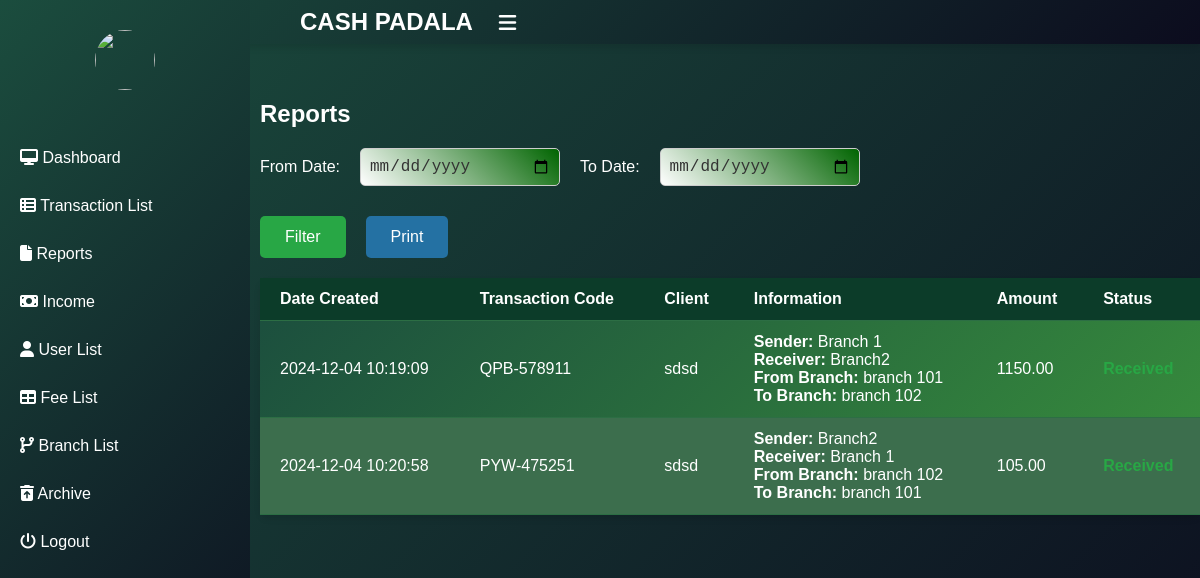
The app's page /report.php with its own data.
### tables this page shows
CREATE TABLE `transactions` (
  `transaction_id` int(11) NOT NULL,
  `sender_id` int(11) NOT NULL,
  `amount` decimal(10,2) NOT NULL,
  `branch_from` int(11) NOT NULL,
  `status` enum('pending','received','failed') DEFAULT 'pending',
  `tracking_code` varchar(50) NOT NULL,
  `purpose` varchar(50) NOT NULL,
  `branch_to` varchar(50) NOT NULL,
  `receiver_id` varchar(50) NOT NULL,
  `s_firstname` varchar(50) NOT NULL,
  `s_lastname` varchar(50) NOT NULL,
  `s_middlename` varchar(50) DEFAULT NULL,
  `s_contact` varchar(20) NOT NULL,
  `s_address` varchar(255) NOT NULL,
  `r_firstname` varchar(50) NOT NULL,
  `r_lastname` varchar(50) NOT NULL,
  `r_middlename` varchar(50) DEFAULT NULL,
  `r_contact` varchar(20) NOT NULL,
  `r_address` varchar(255) NOT NULL,
  `created_at` timestamp NOT NULL DEFAULT current_timestamp(),
  `fee` decimal(10,2) NOT NULL
);

CREATE TABLE `users` (
  `user_id` int(11) NOT NULL,
  `username` varchar(50) NOT NULL,
  `password` varchar(255) NOT NULL,
  `email` varchar(100) NOT NULL,
  `first_name` varchar(50) NOT NULL,
  `last_name` varchar(50) NOT NULL,
  `role` enum('admin','staff') DEFAULT 'staff',
  `created_at` timestamp NOT NULL DEFAULT current_timestamp(),
  `image` varchar(200) NOT NULL,
  `branch_from` int(30) NOT NULL
);

CREATE TABLE `branches` (
  `branch_id` int(11) NOT NULL,
  `branch_name` varchar(100) NOT NULL,
  `address` varchar(255) NOT NULL,
  `created_at` timestamp NOT NULL DEFAULT current_timestamp()
);

### report.php (the view, shortened to what this page needs)
<?php
include('connect.php');
$sql = "SELECT t.transaction_id, t.created_at, t.tracking_code, u1.first_name AS sender_name, b1.branch_name AS branch_from_name, u2.first_name AS receiver_name, b2.branch_name AS branch_to_name, t.amount, t.status, t.s_lastname
        FROM transactions t
        JOIN users u1 ON t.sender_id = u1.user_id
        JOIN users u2 ON t.receiver_id = u2.user_id
        JOIN branches b1 ON t.branch_from = b1.branch_id
        JOIN branches b2 ON t.branch_to = b2.branch_id";
if (isset($_POST['filter'])) {
    $from_date = $_POST['from_date'];
    $to_date = $_POST['to_date'];
    if (!empty($from_date) && !empty($to_date)) {
        $sql .= " WHERE t.created_at BETWEEN ? AND ?";
        $stmt = $conn->prepare($sql);
        $stmt->bind_param("ss", $from_date, $to_date);
        $stmt->execute();
        $result = $stmt->get_result();
    } else {
        $result = $conn->query($sql);
    }
} else {
    $result = $conn->query($sql);
}
?>
<!DOCTYPE html>
<html>
<head>
    <link rel="stylesheet" href="https://stackpath.bootstrapcdn.com/font-awesome/4.7.0/css/font-awesome.min.css">
    <link rel="stylesheet" type="text/css" href="css/fontawesome/css/all.css">
</head>
<body class="section-2">
    <header class="header" >
        <h2 class="u-name">CASH <b>PADALA</b>
            <label for="checkbox">
                <i id="navbtn" class="fa fa-bars" aria-hidden="true"></i>
            </label>
        </h2>
    </header>
    <div class="body">
        <nav class="side-bar">
            <div class="user-p">
                <img style="height:60px; width:60px;" src="<?php echo $_SESSION['user_image']; ?>">
            </div>
            <ul>
                <li>
                    <a href="admin_dashboard.php">
                        <i class="fa fa-desktop" aria-hidden="true"></i>
                        <span>Dashboard</span>
                    </a>
                </li>
                <li>
                    <a href="list.php">
                        <i class="fas fa-regular fa-table-list" aria-hidden="true"></i>
                        <span>Transaction List</span>
                    </a>
                </li>
                <li>
                    <a href="report.php">
                        <i class="fas fa-light fa-file" aria-hidden="true"></i>
                        <span>Reports</span>
                    </a>
                </li>
                <li>
                    <a href="income.php">
                        <i class="fas fa-light fa-money-bill" aria-hidden="true"></i>
                        <span>Income</span>
                    </a>
                </li>
                <li>
                    <a href="user.php">
                        <i class="fas fa-solid fa-user" ></i>
                        <span>User List</span>
                    </a>
                </li>
                <li>
                    <a href="fee.php">
                        <i class="fas fa-regular fa-table" ></i>
                        <span>Fee List</span>
                    </a>
                </li>
                <li>
                    <a href="branch.php">
                        <i class="fas fa-code-branch" ></i>
                        <span>Branch List</span>
                    </a>
                </li>
                <li>
                    <a href="archive1.php">
                        <i class="fas fa-solid fa-trash-can-arrow-up" ></i>
                        <span>Archive</span>
                    </a>
                </li>
                <li>
                    <a href="logout.php">
                        <i class="fa fa-power-off" aria-hidden="true"></i>
                        <span>Logout</span>
                    </a>
                </li>
            </ul>
        </nav>
        <section  class="section-1">
            <main class="table" >
            <form method="POST" class="filter-form">
    <h1>Reports</h1>
    <div class="filter-inputs">
        <label for="from_date">From Date:</label>
        <input type="date" name="from_date" id="from_date" class="date-input">
        <label for="to_date">To Date:</label>
        <input type="date" name="to_date" id="to_date" class="date-input">
    </div>
    <div class="filter-buttons">
        <button type="submit" name="filter" class="filter-btn">Filter</button>
        <button type="button" onclick="printTable()" class="print-btn">Print</button>
    </div>
</form>
                <section class="table__body">
                    <div class="header_fixed">
                        <table id="data-table">
                            <thead>
                                <tr>
                                    <th>Date Created</th>
                                    <th>Transaction Code</th>
                                    <th>Client</th>
                                    <th>Information</th>
                                    <th>Amount</th>
                                    <th>Status</th>
                                </tr>
                            </thead>
                            <tbody>
                                <?php while ($row = $result->fetch_assoc()) { ?>
                                <tr >
                                    <td><?php echo $row["created_at"]; ?></td>
                                    <td><?php echo $row["tracking_code"]; ?></td>
                                    <td><?php echo $row["s_lastname"]; ?></td>
                                    <td>
                                        <strong>Sender:</strong> <?php echo $row["sender_name"]; ?><br>
                                        <strong>Receiver:</strong> <?php echo $row["receiver_name"]; ?><br>
                                        <strong>From Branch:</strong> <?php echo $row["branch_from_name"]; ?><br>
                                        <strong>To Branch:</strong> <?php echo $row["branch_to_name"]; ?>
                                    </td>
                                    <td><?php echo $row["amount"]; ?></td>
                                    <td class="status"><?php echo ucfirst($row["status"]); ?></td>
                                </tr>
                                <?php } ?>
                            </tbody>
                        </table>
                    </div>
                </section>
            </main>
        </section>
    </div>
</body>
</html>

### report.php (style rules this page uses)
#navbtn { display: inline-block; margin-left: 20px; font-size: 20px; transition: 500ms color; }
:root { --poppins: 'Poppins', sans-serif; --lato: 'Lato', sans-serif; --light: #F9F9F9; --blue: #3C91E6; --dark-green: #1b4d3e; --light-green: #388e3c; --grey: #333; --dark-grey: #AAAAAA; --dark: #2C3E50; --red: #DB504A; --yellow: #FFCE26; --orange: #FD7238; --green: #28a745; }
*, *::before, *::after { margin: 0; padding: 0; box-sizing: border-box; }
body { font-family: var(--poppins); background: linear-gradient(135deg, var(--dark-green), #0c0c1e); color: white; height: 100%; }
body, html { height: 100%; }
.side-bar { background: linear-gradient(135deg, var(--dark-green), #0c0c1e); color: white; width: 250px; height: 100%; position: fixed; padding-top: 20px; top: 0; left: 0; z-index: 1000; transition: width 0.3s ease-in-out; }
.side-bar a { text-decoration: none; color: white; display: block; padding: 15px 20px; font-size: 16px; transition: background-color 0.3s ease; }
.side-bar .user-p { text-align: center; padding: 10px; margin-bottom: 20px; }
.side-bar .user-p img { border-radius: 50%; width: 60px; height: 60px; }
header { background: linear-gradient(136deg, var(--dark-green), #0c0c1e); padding: 8px 300px; color: white; display: flex; justify-content: space-between; align-items: center; z-index: 100; position: fixed; top: 0; left: 0; right: 0; box-shadow: 0 4px 6px rgba(0, 0, 0, 0.1); }
header h2 { font-size: 24px; }
header i { font-size: 24px; cursor: pointer; }
.body { margin-left: 260px; padding-top: 80px; }
#data-table { width: 100%; border-collapse: collapse; margin: 20px 0; border-radius: 8px; box-shadow: 0 4px 6px rgba(0, 0, 0, 0.1); background: linear-gradient(135deg, #1b4d3e, #388e3c); }
#data-table thead { background-color: #0c3c29; color: white; text-align: left; font-weight: bold; }
#data-table th, #data-table td { padding: 12px 20px; border-bottom: 1px solid #2C6E44; text-align: left; }
#data-table tr:nth-child(even) { background-color: #3c6e4d; }
#data-table td.status { font-weight: bold; color: #28a745; }
.filter-form { display: flex; flex-direction: column; gap: 20px; margin-top: 20px; }
.filter-inputs { display: flex; gap: 20px; align-items: center; }
.filter-inputs label { color: white; font-size: 16px; }
.date-input { padding: 8px; font-size: 16px; border-radius: 5px; border: 1px solid #ccc; background: linear-gradient(45deg, white, darkgreen); color: #333; width: 200px; }
.filter-buttons { display: flex; gap: 20px; margin-top: 10px; }
.filter-btn, .print-btn { padding: 12px 25px; font-size: 16px; border: none; border-radius: 5px; cursor: pointer; transition: background-color 0.3s ease; }
.filter-btn { background-color: var(--green); color: white; }
.print-btn { background-color: #2471a3; color: white; }

### records on screen
transactions: created_at "2024-12-04 10:19:09", tracking_code "QPB-578911", s_lastname "sdsd", sender.first_name "Branch 1", users.first_name "Branch2", branch_from.branch_name "branch 101", branches.branch_name "branch 102", amount "1150.00", status "Received"
transactions: created_at "2024-12-04 10:20:58", tracking_code "PYW-475251", s_lastname "sdsd", sender.first_name "Branch2", users.first_name "Branch 1", branch_from.branch_name "branch 102", branches.branch_name "branch 101", amount "105.00", status "Received"
